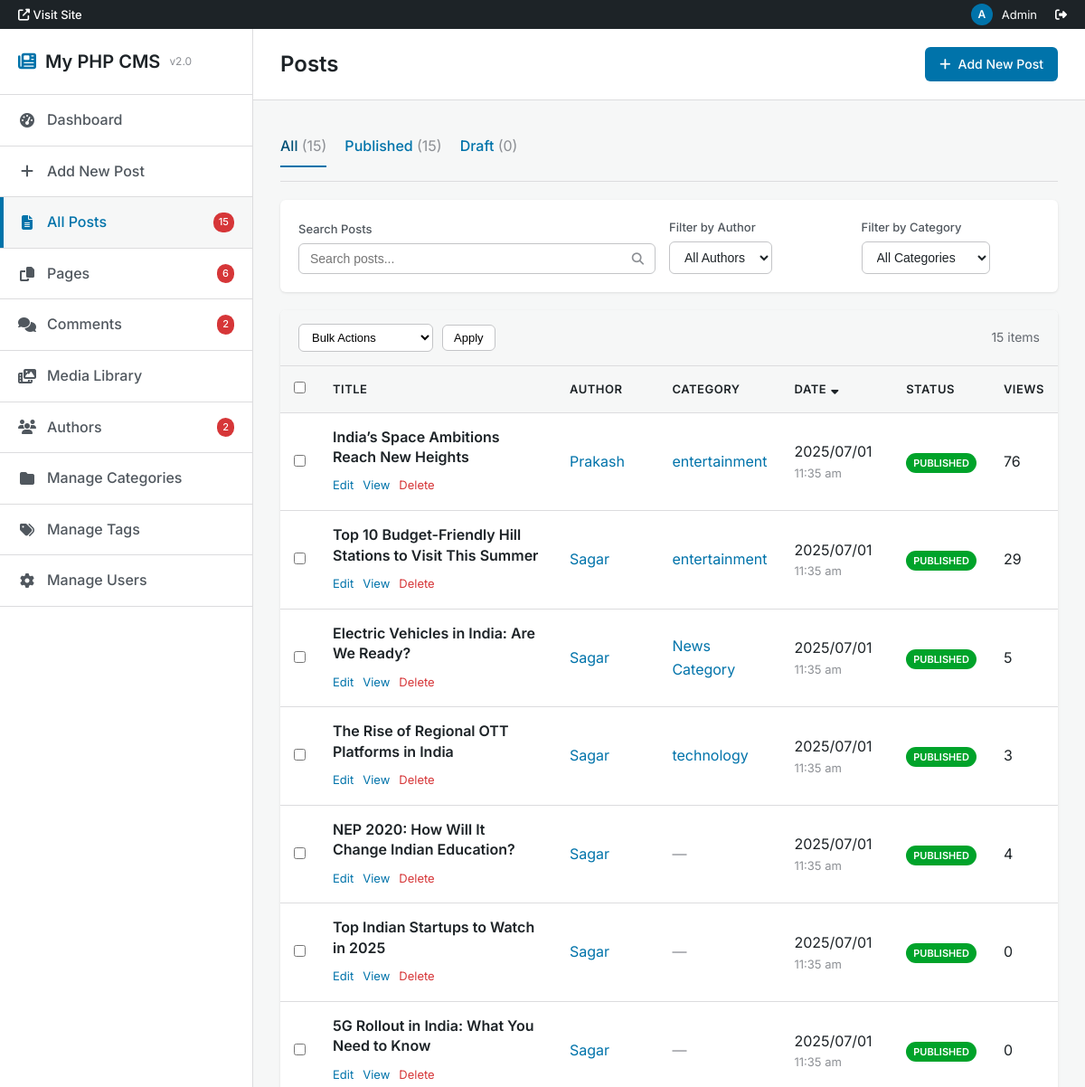
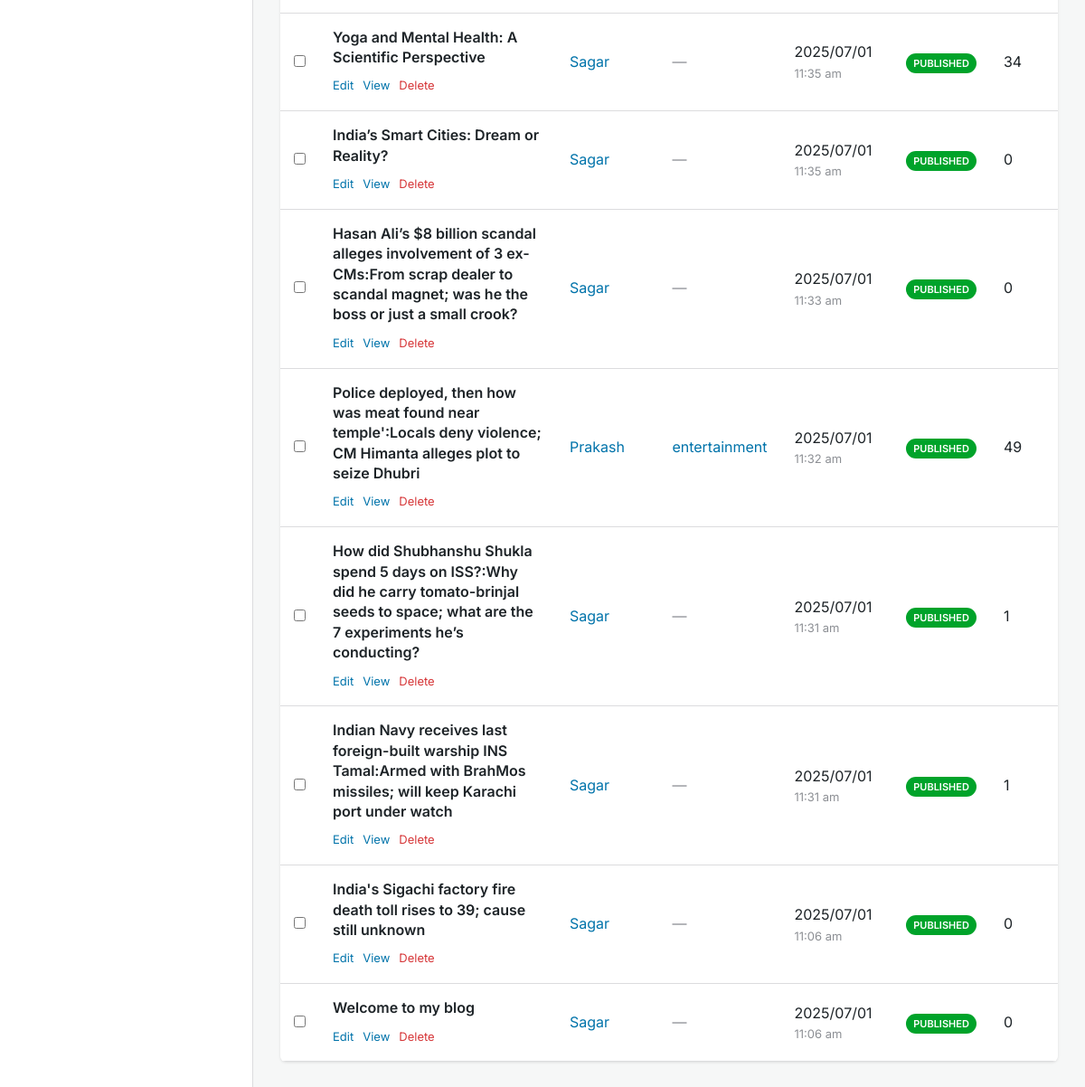
The app's page /admin/posts.php (signed in) with its own data (2 pictures, top to bottom).
### tables this page shows
CREATE TABLE `posts` (
  `id` int(11) NOT NULL,
  `title` varchar(255) NOT NULL,
  `slug` varchar(255) DEFAULT NULL,
  `category` varchar(100) DEFAULT NULL,
  `tags` text DEFAULT NULL,
  `image` varchar(255) DEFAULT NULL,
  `status` enum('published','draft') DEFAULT 'published',
  `content` text NOT NULL,
  `created_at` timestamp NOT NULL DEFAULT current_timestamp(),
  `author_id` int(11) DEFAULT NULL,
  `views` int(11) DEFAULT 0,
  `excerpt` text DEFAULT NULL,
  `meta_description` varchar(255) DEFAULT NULL,
  `updated_at` datetime DEFAULT current_timestamp() ON UPDATE current_timestamp(),
  `category_id` int(11) DEFAULT NULL,
  `view_date` date DEFAULT NULL
);

CREATE TABLE `authors` (
  `id` int(11) NOT NULL,
  `name` varchar(100) NOT NULL,
  `username` varchar(100) DEFAULT NULL,
  `email` varchar(150) DEFAULT NULL,
  `bio` text DEFAULT NULL,
  `photo` varchar(255) DEFAULT NULL,
  `created_at` timestamp NOT NULL DEFAULT current_timestamp(),
  `theme_preference` enum('light','dark') DEFAULT 'light',
  `password` varchar(255) DEFAULT NULL,
  `profile_picture` varchar(255) DEFAULT NULL,
  `last_login` datetime DEFAULT NULL,
  `role` varchar(20) DEFAULT 'author'
);

### admin/posts.php (the view, shortened to what the rows shown need)
<?php
require 'config.php';
$author_filter = $_GET['author'] ?? '';
$category_filter = $_GET['category'] ?? '';
$search = $_GET['s'] ?? '';
$orderby = $_GET['orderby'] ?? 'created_at';
$order = $_GET['order'] ?? 'DESC';
$page = max(1, (int)($_GET['paged'] ?? 1));
$posts_per_page = 20;
$offset = ($page - 1) * $posts_per_page;
$where_conditions = [];
$params = [];
$types = '';
$where_clause = !empty($where_conditions) ? 'WHERE ' . implode(' AND ', $where_conditions) : '';
$valid_orderby = ['title', 'created_at', 'status', 'author_name', 'views'];
$orderby = in_array($orderby, $valid_orderby) ? $orderby : 'created_at';
$order = strtoupper($order) === 'ASC' ? 'ASC' : 'DESC';
$posts_query = "SELECT posts.*, authors.name as author_name
                FROM posts
                LEFT JOIN authors ON posts.author_id = authors.id
                $where_clause
                ORDER BY $orderby $order
                LIMIT ? OFFSET ?";
$final_params = array_merge($params, [$posts_per_page, $offset]);
$final_types = $types . 'ii';
$posts_stmt = $conn->prepare($posts_query);
$posts_stmt->bind_param($final_types, ...$final_params);
$posts_stmt->execute();
$posts_result = $posts_stmt->get_result();
?>
<!DOCTYPE html>
<html lang="en">
<head>
    <link href="https://cdnjs.cloudflare.com/ajax/libs/font-awesome/6.4.0/css/all.min.css" rel="stylesheet">
</head>
<body>
    <div class="wp-admin">
        <nav class="wp-sidebar" id="wpSidebar">
            <div class="wp-sidebar-header">
                <h1>
                    <i class="fas fa-newspaper" style="color: var(--wp-blue);"></i>
                    My PHP CMS
                    <span class="version">v2.0</span>
                </h1>
            </div>
        </nav>
        <main class="wp-main">
            <header class="wp-header">
                <div style="display: flex; align-items: center; gap: 15px;">
                    <h1>Posts</h1>
                </div>
            </header>
            <div class="wp-content">
                <div class="wp-posts-table">
                    <form method="POST" id="bulkForm">
                        <table class="wp-table">
                            <thead>
                                <tr>
                                    <th class="wp-table-checkbox">
                                        <input type="checkbox" id="select-all" onchange="toggleAllCheckboxes(this)">
                                    </th>
                                    <th class="wp-table-title">
                                        <a href="?<?= http_build_query(array_merge($_GET, ['orderby' => 'title', 'order' => $orderby === 'title' && $order === 'ASC' ? 'DESC' : 'ASC'])) ?>">
                                            Title
                                        </a>
                                    </th>
                                    <th class="wp-table-author">
                                        <a href="?<?= http_build_query(array_merge($_GET, ['orderby' => 'author_name', 'order' => $orderby === 'author_name' && $order === 'ASC' ? 'DESC' : 'ASC'])) ?>">
                                            Author
                                        </a>
                                    </th>
                                    <th class="wp-table-category">Category</th>
                                    <th class="wp-table-date">
                                        <a href="?<?= http_build_query(array_merge($_GET, ['orderby' => 'created_at', 'order' => $orderby === 'created_at' && $order === 'ASC' ? 'DESC' : 'ASC'])) ?>">
                                            Date
                                            <?php if ($orderby === 'created_at'): ?>
                                                <i class="fas fa-sort-<?= $order === 'ASC' ? 'up' : 'down' ?>"></i>
                                            <?php endif; ?>
                                        </a>
                                    </th>
                                    <th class="wp-table-status">Status</th>
                                    <th class="wp-table-views">
                                        <a href="?<?= http_build_query(array_merge($_GET, ['orderby' => 'views', 'order' => $orderby === 'views' && $order === 'ASC' ? 'DESC' : 'ASC'])) ?>">
                                            Views
                                        </a>
                                    </th>
                                </tr>
                            </thead>
                            <tbody>
                                <?php if ($posts_result->num_rows === 0): ?>
                                    <tr>
                                        <td colspan="7">
                                            <div class="wp-empty-state">
                                                <i class="fas fa-file-alt"></i>
                                                <h3>No posts found</h3>
                                                <p>
                                                    <?php if ($author_filter || $category_filter || $search): ?>
                                                        No posts match your current filters. <a href="posts.php">Clear filters</a> to see all posts.
                                                    <?php else: ?>
                                                        You haven't created any posts yet.
                                                    <?php endif; ?>
                                                </p>
                                                <a href="create.php">Create your first post</a>
                                            </div>
                                        </td>
                                    </tr>
                                <?php else: ?>
                                    <?php while ($post = $posts_result->fetch_assoc()): ?>
                                        <tr>
                                            <td>
                                                <input type="checkbox" name="selected_posts[]" value="<?= $post['id'] ?>" class="post-checkbox">
                                            </td>
                                            <td>
                                                <div class="wp-post-title">
                                                    <a href="edit.php?id=<?= $post['id'] ?>">
                                                        <?= htmlspecialchars($post['title']) ?>
                                                    </a>
                                                </div>
                                                <div class="wp-post-actions">
                                                    <a href="edit.php?id=<?= $post['id'] ?>" class="wp-post-action">Edit</a>
                                                    <a href="../post.php?slug=<?= urlencode($post['slug']) ?>" class="wp-post-action" target="_blank">View</a>
                                                    <a href="delete.php?id=<?= $post['id'] ?>" class="wp-post-action danger"
                                                       onclick="return confirm('Are you sure you want to delete this post?')">Delete</a>
                                                </div>
                                            </td>
                                            <td>
                                                <a href="?author=<?= $post['author_id'] ?>" style="color: var(--wp-blue); text-decoration: none;">
                                                    <?= htmlspecialchars($post['author_name'] ?? 'Unknown') ?>
                                                </a>
                                            </td>
                                            <td>
                                                <?php if ($post['category']): ?>
                                                    <a href="?category=<?= urlencode($post['category']) ?>" style="color: var(--wp-blue); text-decoration: none;">
                                                        <?= htmlspecialchars($post['category']) ?>
                                                    </a>
                                                <?php else: ?>
                                                    <span style="color: var(--wp-gray-500);">—</span>
                                                <?php endif; ?>
                                            </td>
                                            <td>
                                                <div><?= date('Y/m/d', strtotime($post['created_at'])) ?></div>
                                                <div style="font-size: 13px; color: var(--wp-gray-500);">
                                                    <?= date('g:i a', strtotime($post['created_at'])) ?>
                                                </div>
                                            </td>
                                            <td>
                                                <span class="wp-status-badge <?= $post['status'] ?>">
                                                    <?= ucfirst($post['status']) ?>
                                                </span>
                                            </td>
                                            <td><?= number_format($post['views']) ?></td>
                                        </tr>
                                    <?php endwhile; ?>
                                <?php endif; ?>
                            </tbody>
                        </table>
                    </form>
                </div>
            </div>
        </main>
    </div>
</body>
</html>

### records on screen
posts: title "India’s Space Ambitions Reach New Heights", author.name "Prakash", category "entertainment", created_at "2025/07/01", created_at "11:35 am", status "PUBLISHED", views "76"
posts: title "Top 10 Budget-Friendly Hill Stations to Visit This Summer", author.name "Sagar", category "entertainment", created_at "2025/07/01", created_at "11:35 am", status "PUBLISHED", views "29"
posts: title "Electric Vehicles in India: Are We Ready?", author.name "Sagar", category "News Category", created_at "2025/07/01", created_at "11:35 am", status "PUBLISHED", views "5"
posts: title "The Rise of Regional OTT Platforms in India", author.name "Sagar", category "technology", created_at "2025/07/01", created_at "11:35 am", status "PUBLISHED", views "3"
posts: title "NEP 2020: How Will It Change Indian Education?", author.name "Sagar", created_at "2025/07/01", created_at "11:35 am", status "PUBLISHED", views "4"
posts: title "Top Indian Startups to Watch in 2025", author.name "Sagar", created_at "2025/07/01", created_at "11:35 am", status "PUBLISHED", views "0"
posts: title "5G Rollout in India: What You Need to Know", author.name "Sagar", created_at "2025/07/01", created_at "11:35 am", status "PUBLISHED", views "0"
posts: title "Yoga and Mental Health: A Scientific Perspective", author.name "Sagar", created_at "2025/07/01", created_at "11:35 am", status "PUBLISHED", views "34"
posts: title "India’s Smart Cities: Dream or Reality?", author.name "Sagar", created_at "2025/07/01", created_at "11:35 am", status "PUBLISHED", views "0"
posts: title "Hasan Ali’s $8 billion scandal alleges involvement of 3 ex-CMs:From scrap dealer to scandal magnet; was he the boss or just a small crook?", author.name "Sagar", created_at "2025/07/01", created_at "11:33 am", status "PUBLISHED", views "0"
posts: title "Police deployed, then how was meat found near temple':Locals deny violence; CM Himanta alleges plot to seize Dhubri", author.name "Prakash", category "entertainment", created_at "2025/07/01", created_at "11:32 am", status "PUBLISHED", views "49"
posts: title "How did Shubhanshu Shukla spend 5 days on ISS?:Why did he carry tomato-brinjal seeds to space; what are the 7 experiments he’s conducting?", author.name "Sagar", created_at "2025/07/01", created_at "11:31 am", status "PUBLISHED", views "1"
posts: title "Indian Navy receives last foreign-built warship INS Tamal:Armed with BrahMos missiles; will keep Karachi port under watch", author.name "Sagar", created_at "2025/07/01", created_at "11:31 am", status "PUBLISHED", views "1"
posts: title "India's Sigachi factory fire death toll rises to 39; cause still unknown", author.name "Sagar", created_at "2025/07/01", created_at "11:06 am", status "PUBLISHED", views "0"
posts: title "Welcome to my blog", author.name "Sagar", created_at "2025/07/01", created_at "11:06 am", status "PUBLISHED", views "0"

### other values on screen
$totalPosts "15"
$totalPages "6"
$totalComments "2"
$totalAuthors "2"
$status_counts['all'] "15"
$status_counts['published'] "15"
$status_counts['draft'] "0"
$total_posts "15"
